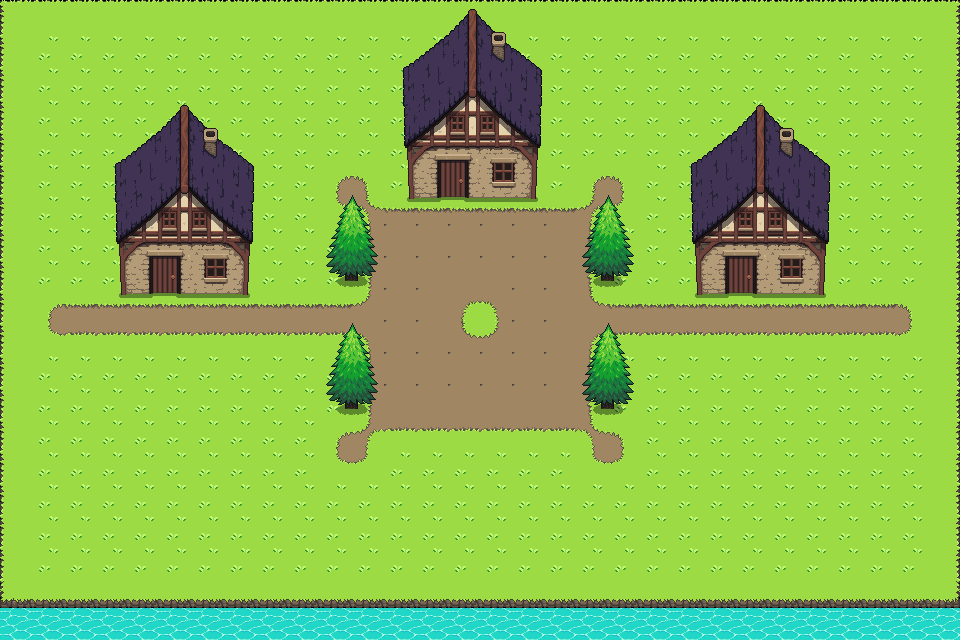

Tiled map render using the project's own tile images. Description and the whole map definition, tile-layer contents included, below:
An orthogonal 30x20 tile map with 32x32 px tiles, 2 tile layers (L1, B1), 2 tilesets.

<map version="1.10" tiledversion="1.10.2" orientation="orthogonal" renderorder="right-down" width="30" height="20" tilewidth="32" tileheight="32" infinite="0" nextlayerid="3" nextobjectid="1">
 <tileset firstgid="1" name="forest" tilewidth="32" tileheight="32" tilecount="160" columns="10">
  <image source="terrain_tiles_v2.png" width="320" height="512" />
 </tileset>
 <tileset firstgid="161" name="objects" tilewidth="32" tileheight="32" tilecount="144" columns="12">
  <image source="assets_spritesheet_v2_free.png" width="384" height="384" />
 </tileset>
 <layer id="1" name="L1" width="30" height="20">
  <data encoding="csv">
45,46,46,46,46,46,46,46,46,46,46,46,46,46,46,46,46,46,46,46,46,46,46,46,46,46,46,46,46,47,
55,56,56,56,56,56,56,56,56,56,56,56,56,56,56,56,56,56,56,56,56,56,56,56,56,56,56,56,56,57,
55,56,56,56,56,56,56,56,56,56,56,56,56,56,56,56,56,56,56,56,56,56,56,56,56,56,56,56,56,57,
55,56,56,56,56,56,56,56,56,56,56,56,56,56,56,56,56,56,56,56,56,56,56,56,56,56,56,56,56,57,
55,56,56,56,56,56,56,56,56,56,56,56,56,56,56,56,56,56,56,56,56,56,56,56,56,56,56,56,56,57,
55,56,56,56,56,56,56,56,56,56,87,88,56,56,56,56,56,56,87,88,56,56,56,56,56,56,56,56,56,57,
55,56,56,56,56,56,56,56,56,56,97,104,62,62,62,62,62,62,103,98,56,56,56,56,56,56,56,56,56,57,
55,56,56,56,56,56,56,56,56,56,56,53,92,92,92,92,92,92,51,56,56,56,56,56,56,56,56,56,56,57,
55,56,56,56,56,56,56,56,56,56,56,53,92,92,92,92,92,92,51,56,56,56,56,56,56,56,56,56,56,57,
55,87,62,62,62,62,62,62,62,62,62,96,92,92,85,86,92,92,95,62,62,62,62,62,62,62,62,62,88,57,
55,97,42,42,42,42,42,42,42,42,42,86,92,92,95,96,92,92,85,42,42,42,42,42,42,42,42,42,98,57,
55,56,56,56,56,56,56,56,56,56,56,53,92,92,92,92,92,92,51,56,56,56,56,56,56,56,56,56,56,57,
55,56,56,56,56,56,56,56,56,56,56,53,92,92,92,92,92,92,51,56,56,56,56,56,56,56,56,56,56,57,
55,56,56,56,56,56,56,56,56,56,87,103,42,42,42,42,42,42,104,88,56,56,56,56,56,56,56,56,56,57,
55,56,56,56,56,56,56,56,56,56,97,98,56,56,56,56,56,56,97,98,56,56,56,56,56,56,56,56,56,57,
55,56,56,56,56,56,56,56,56,56,56,56,56,56,56,56,56,56,56,56,56,56,56,56,56,56,56,56,56,57,
55,56,56,56,56,56,56,56,56,56,56,56,56,56,56,56,56,56,56,56,56,56,56,56,56,56,56,56,56,57,
55,56,56,56,56,56,56,56,56,56,56,56,56,56,56,56,56,56,56,56,56,56,56,56,56,56,56,56,56,57,
65,66,66,66,66,66,66,66,66,66,66,66,66,66,66,66,66,66,66,66,66,66,66,66,66,66,66,66,66,67,
0,0,0,0,0,0,0,0,0,0,0,0,0,0,0,0,0,0,0,0,0,0,0,0,0,0,0,0,0,0
</data>
 </layer>
 <layer id="2" name="B1" width="30" height="20">
  <data encoding="csv">
0,0,0,0,0,0,0,0,0,0,0,0,168,169,170,171,172,0,0,0,0,0,0,0,0,0,0,0,0,0,
0,0,0,0,0,0,0,0,0,0,0,0,180,181,182,183,184,0,0,0,0,0,0,0,0,0,0,0,0,0,
0,0,0,0,0,0,0,0,0,0,0,0,192,193,194,195,196,0,0,0,0,0,0,0,0,0,0,0,0,0,
0,0,0,168,169,170,171,172,0,0,0,0,204,205,206,207,208,0,0,0,0,168,169,170,171,172,0,0,0,0,
0,0,0,180,181,182,183,184,0,0,0,0,216,217,218,219,220,0,0,0,0,180,181,182,183,184,0,0,0,0,
0,0,0,192,193,194,195,196,0,0,0,0,228,229,230,231,232,0,0,0,0,192,193,194,195,196,0,0,0,0,
0,0,0,204,205,206,207,208,0,0,161,162,240,241,242,243,244,0,161,162,0,204,205,206,207,208,0,0,0,0,
0,0,0,216,217,218,219,220,0,0,173,174,0,0,0,0,0,0,173,174,0,216,217,218,219,220,0,0,0,0,
0,0,0,228,229,230,231,232,0,0,185,186,0,0,0,0,0,0,185,186,0,228,229,230,231,232,0,0,0,0,
0,0,0,240,241,242,243,244,0,0,0,0,0,0,0,0,0,0,0,0,0,240,241,242,243,244,0,0,0,0,
0,0,0,0,0,0,0,0,0,0,161,162,0,0,0,0,0,0,161,162,0,0,0,0,0,0,0,0,0,0,
0,0,0,0,0,0,0,0,0,0,173,174,0,0,0,0,0,0,173,174,0,0,0,0,0,0,0,0,0,0,
0,0,0,0,0,0,0,0,0,0,185,186,0,0,0,0,0,0,185,186,0,0,0,0,0,0,0,0,0,0,
0,0,0,0,0,0,0,0,0,0,0,0,0,0,0,0,0,0,0,0,0,0,0,0,0,0,0,0,0,0,
0,0,0,0,0,0,0,0,0,0,0,0,0,0,0,0,0,0,0,0,0,0,0,0,0,0,0,0,0,0,
0,0,0,0,0,0,0,0,0,0,0,0,0,0,0,0,0,0,0,0,0,0,0,0,0,0,0,0,0,0,
0,0,0,0,0,0,0,0,0,0,0,0,0,0,0,0,0,0,0,0,0,0,0,0,0,0,0,0,0,0,
0,0,0,0,0,0,0,0,0,0,0,0,0,0,0,0,0,0,0,0,0,0,0,0,0,0,0,0,0,0,
0,0,0,0,0,0,0,0,0,0,0,0,0,0,0,0,0,0,0,0,0,0,0,0,0,0,0,0,0,0,
154,154,154,154,154,154,154,154,154,154,154,154,154,154,154,154,154,154,154,154,154,154,154,154,154,154,154,154,154,154
</data>
 </layer>
</map>
